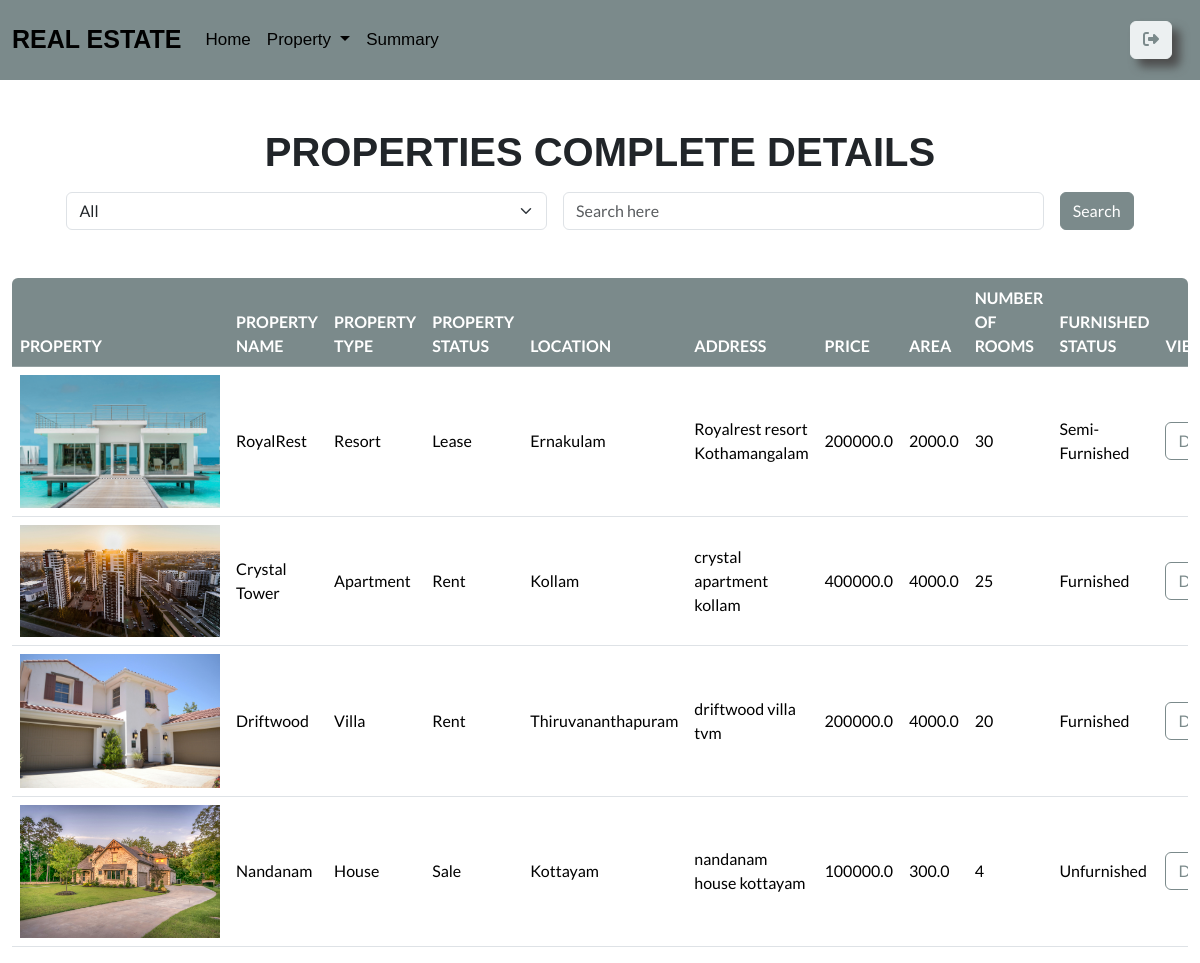
Page /estate/list/ (signed in) on the committed database.
### estate/models.py (models this page shows)
class PropertyDetails(models.Model):
    property_name = models.CharField(max_length=200)
    PROPERTY_OPTIONS = (
        ("Apartment","Apartment"),
        ("House","House"),
        ("Villa",'Villa'),
        ("RetailSpace","RetailSpace"),
        ("Resort","Resort"),
        ("GuestHouse","GuestHouse"),
        ("PG","PG")
    )
    property_type = models.CharField(max_length=200,choices=PROPERTY_OPTIONS,default="Villa")
    STATUS_OPTIONS = (
        ("Sale","Sale"),
        ("Rent","Rent"),
        ("Lease","Lease")
    )
    property_status = models.CharField(max_length=200,choices=STATUS_OPTIONS,default="Sale")
    LOCATION_OPTIONS = (
        ("Thiruvananthapuram","Thiruvananthapuram"),
        ("Kollam","Kollam"),
        ("Pathanamthitta","Pathanamthitta"),
        ("Alappuzha","Alappuzha"),
        ("Kottayam","Kottayam"),
        ("Idukki","Idukki"),
        ("Ernakulam","Ernakulam"),
        ("Thrissur","Thrissur"),
        ("Palakkad","Palakkad"),
        ("Malappuram","Malappuram"),
        ("Kozhikode","Kozhikode"),
        ("Wayanad","Wayanad"),
        ("Kannur","Kannur"),
        ("Kasaragod","Kasaragod")
    )
    location = models.CharField(max_length=200,choices=LOCATION_OPTIONS,default="Thiruvananthapuram")
    address = models.CharField(max_length=200)
    price = models.FloatField()
    area = models.FloatField()
    no_of_rooms = models.IntegerField()
    FURNISHED_OPTIONS = (
        ("Furnished","Furnished"),
        ("Semi-Furnished","Semi-Furnished"),
        ("Unfurnished","Unfurnished")
    )
    furnished_status = models.CharField(max_length=200,choices=FURNISHED_OPTIONS,default="Furnished")
    owner= models.ForeignKey(User,on_delete=models.CASCADE)
    property_image = models.ImageField(upload_to='estateimages',null=True,blank=True)

### estate/views.py (the view)
# urls.py: path('estate/list/',views.RealEstateListView.as_view(),name='listrealestate'),
@method_decorator(signin_required,name='dispatch')
class RealEstateListView(View):
    template_name = 'property_list.html'
    def get(self,request,*args,**kwargs):
        selected_category = request.GET.get('category','all')
        search_text = request.GET.get("search-text")
        if search_text:
            qs = PropertyDetails.objects.filter(owner=request.user)
            qs = qs.filter(Q(property_type__contains=search_text)|Q(property_status__contains=search_text))
        elif selected_category == 'all':
            qs = PropertyDetails.objects.filter(owner=request.user)
        else:
            qs = PropertyDetails.objects.filter(property_type=selected_category,owner=request.user)
        categories = PropertyDetails.objects.all().values_list("property_type",flat=True).distinct()
        print(categories)
        search = PropertyDetails.objects.all().values_list(flat=True).distinct()
        print(search)
        return render(request,self.template_name,{'data':qs,"categories":categories,'selected_category':selected_category})

### estate/templates/property_list.html (shortened to what this page needs)
{% extends "base.html" %}
{% block main_block %}
<div class="container-fluid">
    <h2 class="text-center mt-4 mb-3" style="font-family:'Gill Sans', 'Gill Sans MT', Calibri, 'Trebuchet MS', sans-serif;font-weight:600">
        PROPERTIES COMPLETE DETAILS
    </h2>
    <form class="row g-3 justify-content-center" action="">
        <div class="col-md-5">
            <select class="form-select" name="category" onchange="this.form.submit()">
                <option value="all" {% if selected_category == 'all' %} selected {% endif %}>All</option>
            </select>
        </div>
        <div class="col-md-5">
            <input type="text" name="search-text" class="form-control" placeholder="Search here">
        </div>
        <div class="col-md-auto">
            <button class="btn btn-dark" type="submit">Search</button>
        </div>
    </form>
    <div class="table-responsive mt-5 rounded">
        <table class="table table-borderedtext-center align-middle">
            <thead class="table-dark">
                <tr>
                    <th>PROPERTY</th>
                    <th>PROPERTY NAME</th>
                    <th>PROPERTY TYPE</th>
                    <th>PROPERTY STATUS</th>
                    <th>LOCATION</th>
                    <th>ADDRESS</th>
                    <th>PRICE</th>
                    <th>AREA</th>
                    <th>NUMBER OF ROOMS</th>
                    <th>FURNISHED STATUS</th>
                    <th>VIEW</th>
                </tr>
            </thead>
            <tbody>
                {% for i in data %}
                <tr>
                    <td>
                        {% if i.property_image %}
                            <img src="{{ i.property_image.url }}" alt="Property Image" class="img-fluid" style="max-width: 200px;">
                        {% endif %}
                    </td>
                    <td>{{ i.property_name }}</td>
                    <td>{{ i.property_type }}</td>
                    <td>{{ i.property_status }}</td>
                    <td>{{ i.location }}</td>
                    <td>{{ i.address }}</td>
                    <td>{{ i.price }}</td>
                    <td>{{ i.area }}</td>
                    <td>{{ i.no_of_rooms }}</td>
                    <td>{{ i.furnished_status }}</td>
                    <td>
                        <a class="btn btn-outline-dark" href="{% url 'detailestate' i.id %}">Details</a>
                    </td>
                </tr>
                {% endfor %}
            </tbody>
        </table>
    </div>
</div>
{% endblock %}

### estate/templates/base.html (shortened to what this page needs)
<!DOCTYPE html>
{%load static%}
<html lang="en">
<head>
    <link href="https://cdn.jsdelivr.net/npm/bootstrap@5.3.3/dist/css/bootstrap.min.css" rel="stylesheet">
    <link rel="stylesheet" href="{%static 'css/bootstrap.min (5).css'%}">
    <link href="https://unpkg.com/aos@2.3.1/dist/aos.css" rel="stylesheet">
</head>
<body>
    <nav class="navbar navbar-expand-lg bg-dark" data-bs-theme="light">
        <div class="container-fluid" style="font-family: 'Gill Sans', 'Gill Sans MT', Calibri, 'Trebuchet MS', sans-serif;font-size:17px">
          <a class="navbar-brand fw-bold" style="font-size: 25px;" href="#">REAL ESTATE</a>
          <div class="collapse navbar-collapse" id="navbarSupportedContent" style="font-family:'Gill Sans', 'Gill Sans MT', Calibri, 'Trebuchet MS', sans-serif">
            <ul class="navbar-nav me-auto mb-2 mb-lg-0">
              <li class="nav-item">
                <a class="nav-link active" aria-current="page" href="{%url 'home'%}">Home</a>
              </li>
              <li class="nav-item dropdown">
                <a class="nav-link dropdown-toggle active" href="#" role="button" data-bs-toggle="dropdown" aria-expanded="false">
                  Property
                </a>
              </li>
              <li class="nav-item">
                <a class="nav-link active" href="{%url 'summaryestate'%}">Summary</a>
              </li>
            </ul>
            <a class="btn btn-light text-dark me-3 fw-bold" style="box-shadow: 8px 8px 10px rgb(77, 77, 77);" href="{%url 'signout'%}"><i class="fa-solid fa-right-from-bracket fa-1x"></i></a>
          </div>
        </div>
      </nav>
      {%block main_block%}
      {%endblock%}
</body>
</html>

### rows in the picture
PropertyDetails: property_image (picture), property_name "RoyalRest", property_type "Resort", property_status "Lease", location "Ernakulam", address "Royalrest resort Kothamangalam", price "200000.0", area "2000.0", no_of_rooms "30", furnished_status "Semi-Furnished"
PropertyDetails: property_image (picture), property_name "Crystal Tower", property_type "Apartment", property_status "Rent", location "Kollam", address "crystal apartment kollam", price "400000.0", area "4000.0", no_of_rooms "25", furnished_status "Furnished"
PropertyDetails: property_image (picture), property_name "Driftwood", property_type "Villa", property_status "Rent", location "Thiruvananthapuram", address "driftwood villa tvm", price "200000.0", area "4000.0", no_of_rooms "20", furnished_status "Furnished"
PropertyDetails: property_image (picture), property_name "Nandanam", property_type "House", property_status "Sale", location "Kottayam", address "nandanam house kottayam", price "100000.0", area "300.0", no_of_rooms "4", furnished_status "Unfurnished"
